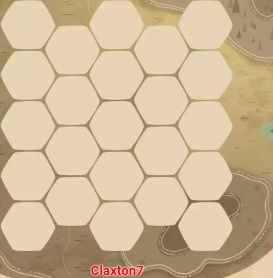
#> input picture cropped_Blank.jpg, 273 x 278 px
$ jupyter execute getRefGrid.ipynb
#> lines starting #> are read from the running program, lines starting #| are printed output that depends on the picture; after the words box and inside, x2 and y2 are one past the last pixel; in counts of white or black regions, pixels touching at a corner belong together
[cell 1]
import numpy as np
import cv2
import json

[cell 2]
# coordinates of first hexagon
import numpy as np

# Define hex sizes, tweak these until it looks correct
HEX_WIDTH = 59  # px
HEX_HEIGHT = 50  # px

# Calculate horizontal and vertical center-to-center spacing
HEX_H_SPACING = 0.75 * HEX_WIDTH
HEX_V_SPACING = HEX_HEIGHT

# Define grid structure (5 cols, alternating 5 & 4 hexes per column)
grid_structure = [5, 4, 5, 4, 5]  # Number of hexes per column

# Define top-left position for first hex (adjust based on actual board positioning)
first_hex_x, first_hex_y = 27, 25  # Adjust based on detected board top-left corner

# Generate hex grid positions (column-first approach)
hex_positions = []
for col_index, num_hexes in enumerate(grid_structure):  # Iterate by column first
    for row in range(num_hexes):
        x = first_hex_x + col_index * HEX_H_SPACING
        y = first_hex_y + row * HEX_V_SPACING

        # Offset columns that have 4 hexes by shifting down slightly
        if num_hexes == 4:
            y += HEX_V_SPACING / 2

        hex_positions.append((int(x), int(y)))  # Convert to int

[cell 3]
image = cv2.imread('cropped_Blank.jpg')
#> image is the input picture: shape (278, 273, 3); mean B, G, R 152, 185.1, 207

# check positions
for (x, y) in hex_positions:
    cv2.circle(image, (x, y), radius=5, color=(0, 0, 255), thickness=-1)  # Red dots
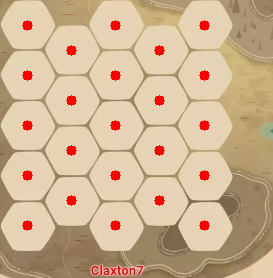
#> image: shape (278, 273, 3); 2.45% of pixels changed, all inside (x1, y1, x2, y2) = (22, 20, 210, 231)

cv2.imshow('', image)
cv2.waitKey(0)
cv2.destroyAllWindows()
